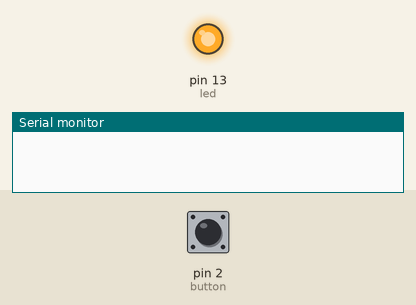
Recording of a sketch running on a simulated Arduino Uno, built with avr-gcc and run on an emulated ATmega328P. On the bench: output pins drawn as LEDs (lit = HIGH), the last lines printed to the serial monitor. The inputs (shaded band) are chosen by the test bench; at power-on: pin 2 (button) HIGH.

Above: at 1.2 s.
1.3 s: pin 2 (button) pulled LOW for 0.15 s
At 1.6 s:
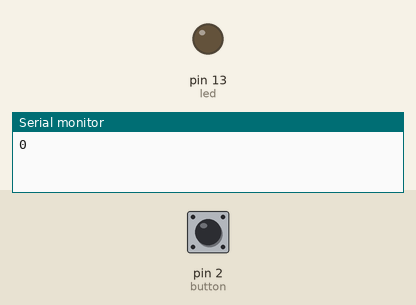
2.9 s: pin 2 (button) pulled LOW for 1 s
At 4.0 s:
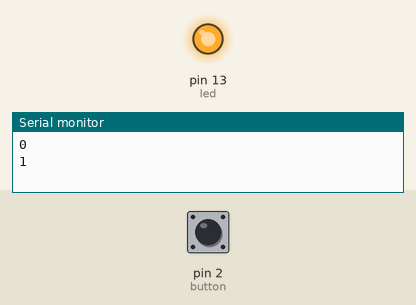
5.4 s: pin 2 (button) pulled LOW for 3.2 s
At 6.0 s:
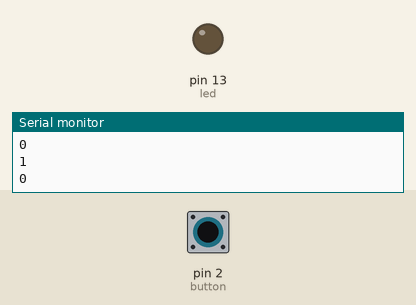
Timing chart, 0 to 8.4 s (numbered marks = the images above; inputs shaded):
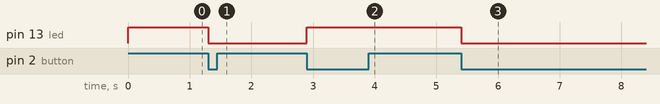

The sketch:

button_with_debounce.ino
```cpp
int button = 2;
int led = 13;

int ledState = HIGH;
int buttonState;
int buttonPState = HIGH;

unsigned long lastDebounceTime = 0;  // the last time the output pin was toggled
unsigned long debounceDelay = 20;    // the debounce time; increase if the output flickers

void setup() {
  pinMode(button, INPUT_PULLUP);
  pinMode(led, OUTPUT);
  digitalWrite(led, ledState);
  Serial.begin(9600);
}

void loop() {

  buttonState = digitalRead(button);

  if ((millis() - lastDebounceTime) > debounceDelay) {

    if (buttonState != buttonPState) {
      lastDebounceTime = millis();

      if (buttonState == LOW) {
        ledState = !ledState;
        Serial.println(ledState);
      }
      buttonPState = buttonState;
    }
  }


  digitalWrite(led, ledState);

}
```

Measured:
- after the input at 1.3 s, pin 13 (led): HIGH → LOW at once
- after the input at 2.9 s, pin 13 (led): LOW → HIGH at once
- after the input at 5.4 s, pin 13 (led): HIGH → LOW at once
